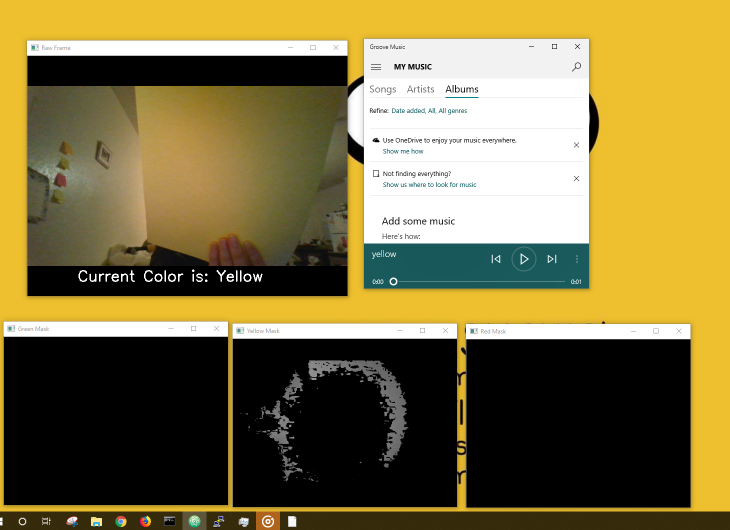
#> input picture yellow.PNG, 1460 x 1059 px, given in place of the camera (shown at 1/2 size)
$ python main.py
#> lines starting #> are read from the running program, lines starting #| are printed output that depends on the picture; after the words box and inside, x2 and y2 are one past the last pixel; in counts of white or black regions, pixels touching at a corner belong together
# Import openCV and Numpy Libraries
import cv2
import numpy as np

#importing google text to speech api
from gtts import gTTS
import os

# Start Video Capture
cap = cv2.VideoCapture(0)
# Language in which you want to convert
language = 'en'
#variables for speech
str_red = 'the Color is Red'
str_yellow = 'the Color is Yellow'
str_green = 'the Color is Green'

#creating mp3 files for speech
#passing the text and lanuguage to the engine
#slow=False to tell the module that the converted audio should have high speed
redobj = gTTS(text=str_red, lang=language, slow=False)
redobj.save("red.mp3")

yellowobj = gTTS(text=str_yellow, lang=language, slow=False)
yellowobj.save("yellow.mp3")

greenobj = gTTS(text=str_green, lang=language, slow=False)
greenobj.save("green.mp3")

color = None


# Indefinitely initiate Video Stream
while(True):
    # Read each frame from the camera
    ret, frame = cap.read()
#> frame is the input picture: shape (1059, 1460, 3); mean B, G, R 67.1, 114.7, 128.4

    # Define colors and their lower and higher bounds
    # borrowed from https://pastebin.com/WVhfmphS
    lowerBoundDict     = {'red'    : (166, 84,141),
                          'yellow' : ( 23, 59,119),
                          'green'  : ( 66,122,129)}

    higherBoundDict    = {'red'    : (186,255,255),
                          'yellow' : ( 54,255,255),
                          'green'  : ( 86,255,255)}

    standardColorsDict = {'red'    : (  0,  0,255),
                          'yellow' : (  0,255,217),
                          'green'  : (  0,255,  0)}

    # Convert raw image data to HSV
    hsv = cv2.cvtColor(frame, cv2.COLOR_BGR2HSV)
#> hsv: shape (1059, 1460, 3); mean H, S, V 13.7, 87.4, 130.3

    # Apply colored-mask for each color
    red_image_mask = cv2.inRange(hsv, lowerBoundDict['red'], higherBoundDict['red'])
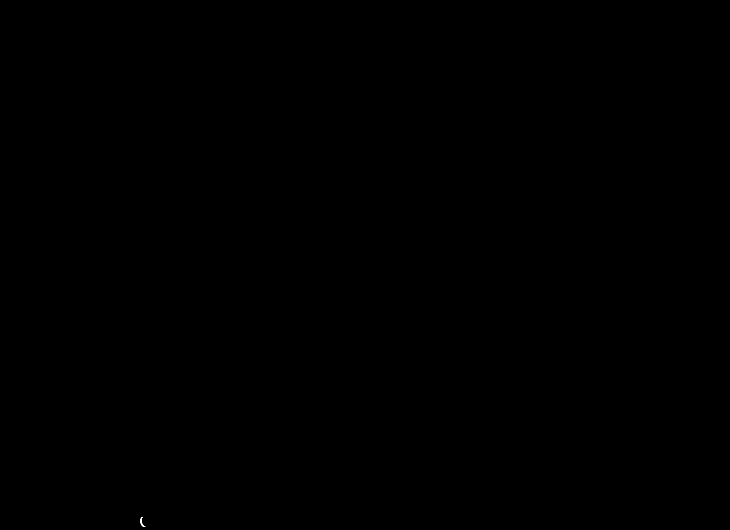
#> red_image_mask: shape (1059, 1460) (shown at 1/2 size); 0% white in thin lines or dots, all inside (x1, y1, x2, y2) = (280, 1034, 291, 1054)
    yellow_image_mask = cv2.inRange(hsv, lowerBoundDict['yellow'], higherBoundDict['yellow'])
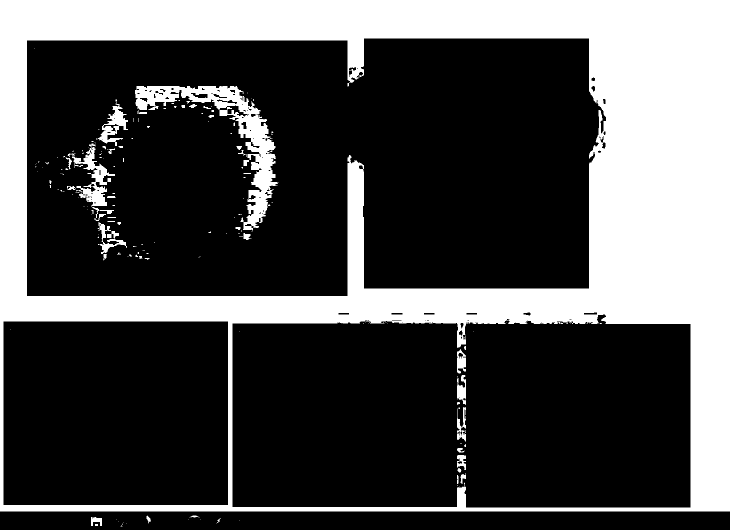
#> yellow_image_mask: shape (1059, 1460) (shown at 1/2 size); 29.8% white; 192 white regions (137 under 20 px), largest, box (x1, y1, x2, y2) and area: (0, 0, 1460, 1023) 431781, (270, 172, 557, 463) 16576, (144, 287, 230, 414) 3397
    green_image_mask = cv2.inRange(hsv, lowerBoundDict['green'], higherBoundDict['green'])
#> green_image_mask: shape (1059, 1460); 0.02% white; 13 white regions (10 under 20 px), largest, box (x1, y1, x2, y2) and area: (377, 1042, 401, 1055) 132, (231, 1037, 245, 1054) 94, (387, 1043, 393, 1050) 24

    # Add bitwise functionality
    red_res = cv2.bitwise_and(frame,frame, mask=red_image_mask)
    yellow_res = cv2.bitwise_and(frame,frame, mask=yellow_image_mask)
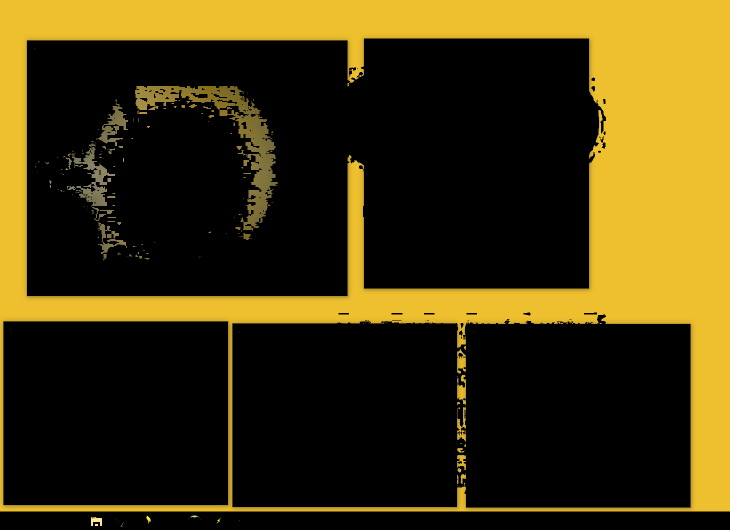
#> yellow_res: shape (1059, 1460, 3) (shown at 1/2 size); mean B, G, R 14.2, 55, 67.8
    green_res = cv2.bitwise_and(frame,frame, mask=green_image_mask)

    # Convert colored-images to grayscale
    redToGray = cv2.cvtColor(red_res, cv2.COLOR_BGR2GRAY)
    yellowToGray = cv2.cvtColor(yellow_res, cv2.COLOR_BGR2GRAY)
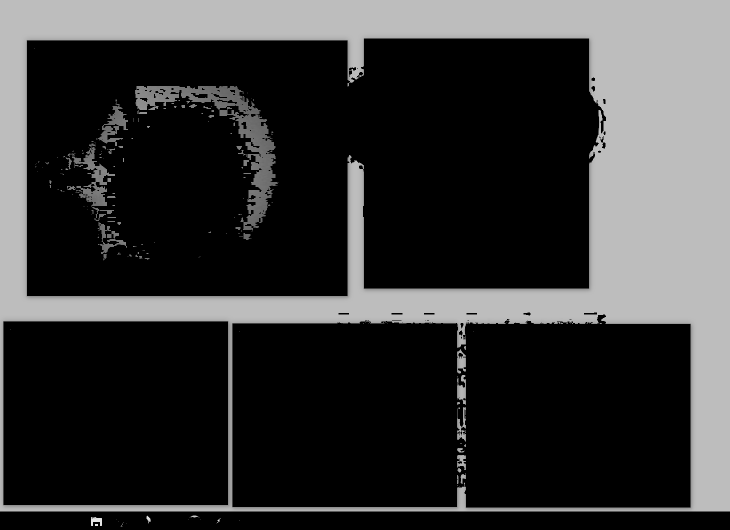
#> yellowToGray: shape (1059, 1460) (shown at 1/2 size); min 0, max 230, mean 54.1
    greenToGray = cv2.cvtColor(green_res, cv2.COLOR_BGR2GRAY)

    # Resize the image to a smaller size
    resizedFrame = cv2.resize(frame, (0,0), fx=0.5, fy=0.5)
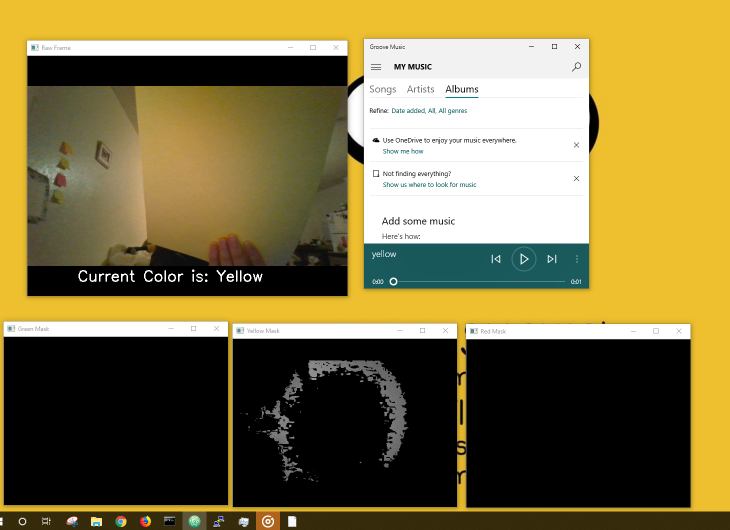
#> resizedFrame: shape (530, 730, 3); mean B, G, R 67.1, 114.7, 128.4
    resizedRed = cv2.resize(redToGray, (0,0), fx=0.5, fy=0.5)
    resizedYellow = cv2.resize(yellowToGray, (0,0), fx=0.5, fy=0.5)
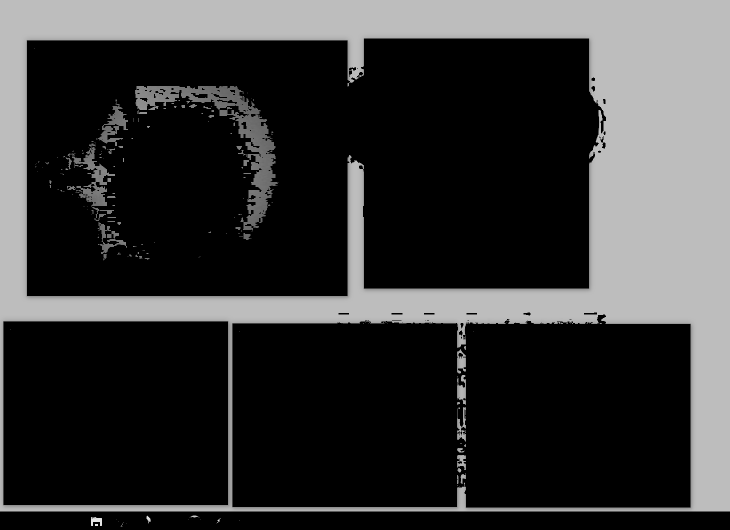
#> resizedYellow: shape (530, 730); min 0, max 229, mean 54.1
    resizedGreen = cv2.resize(greenToGray, (0,0), fx=0.5, fy=0.5)

    # Display windows
    cv2.imshow('frame',resizedFrame)
    cv2.imshow('red', resizedRed)
    cv2.imshow('yellow', resizedYellow)
    cv2.imshow('green', resizedGreen)

    # Count the the total number of red, yellow, and green pixels
    redPixelCount = cv2.countNonZero(redToGray)
#> redPixelCount = 58
    yellowPixelCount = cv2.countNonZero(yellowToGray)
#> yellowPixelCount = 460237
    greenPixelCount = cv2.countNonZero(greenToGray)
#> greenPixelCount = 310

    # Determine strongest color
    # Say the color out loud

    if (redPixelCount > yellowPixelCount) and (redPixelCount > greenPixelCount):
        currentColor = 'Red'
        if currentColor != color:
            color = 'Red'

            str_red = 'the Color is Red'
            print (str_red)

            #opens mp3 file (w/default) and plays audio
            os.system("red.mp3")

    elif (yellowPixelCount > redPixelCount) and (yellowPixelCount > greenPixelCount):
        currentColor = 'Yellow'
        if currentColor != color:
            color = 'Yellow'
            #cplor = yellow
            print (str_yellow)

            #opens mp3 file (w/default) and plays audio
            os.system("yellow.mp3")
    elif (greenPixelCount > redPixelCount) and (greenPixelCount > yellowPixelCount):
        currentColor = 'Green'
        if currentColor != color:
            color = 'Green'
            #color = green
            print (str_green)

            #opens mp3 file (w/default) and plays audio
            os.system("green.mp3")
    else:
        print ('No Conclusion')


    # Stop the program
    if cv2.waitKey(1) & 0xFF == ord('q'):
#> (key q is pressed here)
        break

# Stop camera capture and close all OpenCV windows
cap.release()
cv2.destroyAllWindows()
